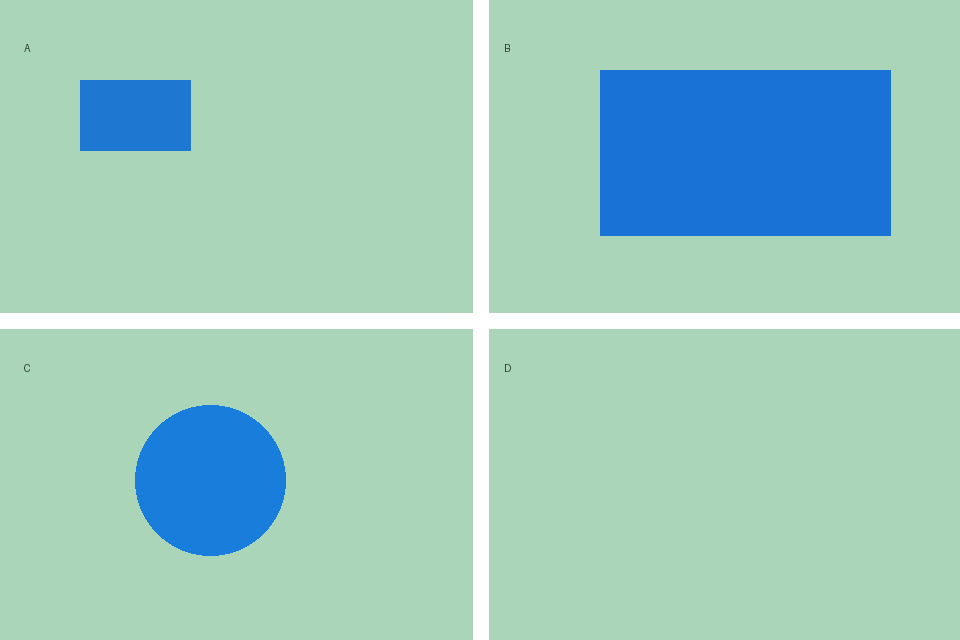
#> input picture simulated_field.png, 960 x 640 px
$ python vision_demo.py simulated_field.png
#> lines starting #> are read from the running program, lines starting #| are printed output that depends on the picture; after the words box and inside, x2 and y2 are one past the last pixel; in counts of white or black regions, pixels touching at a corner belong together
#> in main, image is the input picture: PIL image 960x640 RGB; mean R, G, B 156.1, 203.3, 190.7
"""Detect blue color blocks used to simulate flooded areas."""

from __future__ import annotations

import argparse
import json
from pathlib import Path

import numpy as np
from PIL import Image, ImageDraw, ImageFont


REGIONS = ("top_left", "top_right", "bottom_left", "bottom_right")


def severity(ratio: float) -> str:
    if ratio >= 0.20:
        return "warning"
    if ratio >= 0.05:
        return "watch"
    return "normal"


def analyze(image: Image.Image) -> tuple[dict, Image.Image]:
    rgb = np.asarray(image.convert("RGB"))
    red, green, blue = rgb[..., 0], rgb[..., 1], rgb[..., 2]
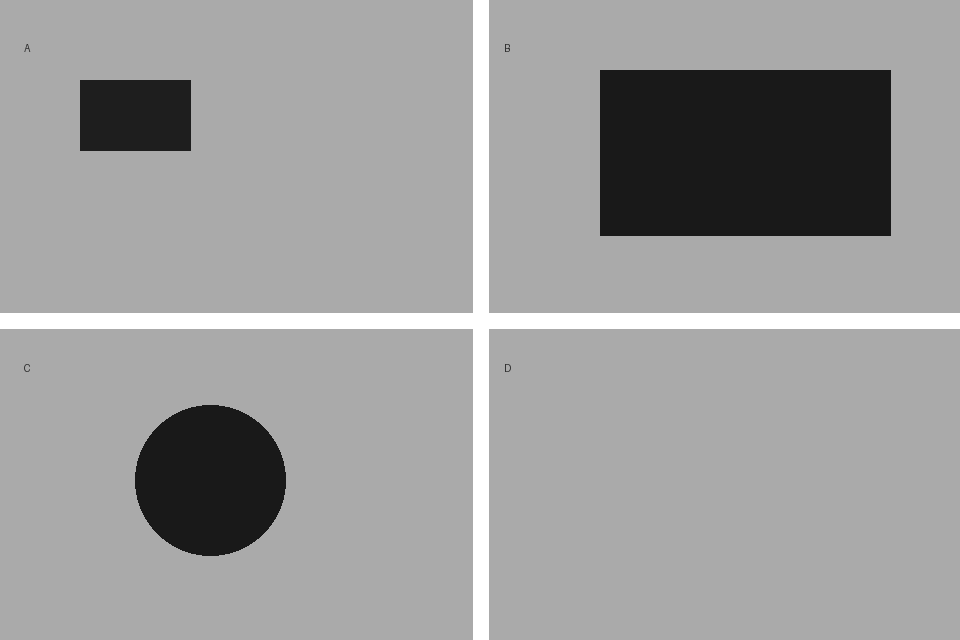
#> red: shape (640, 960); min 25, max 255, mean 156.1
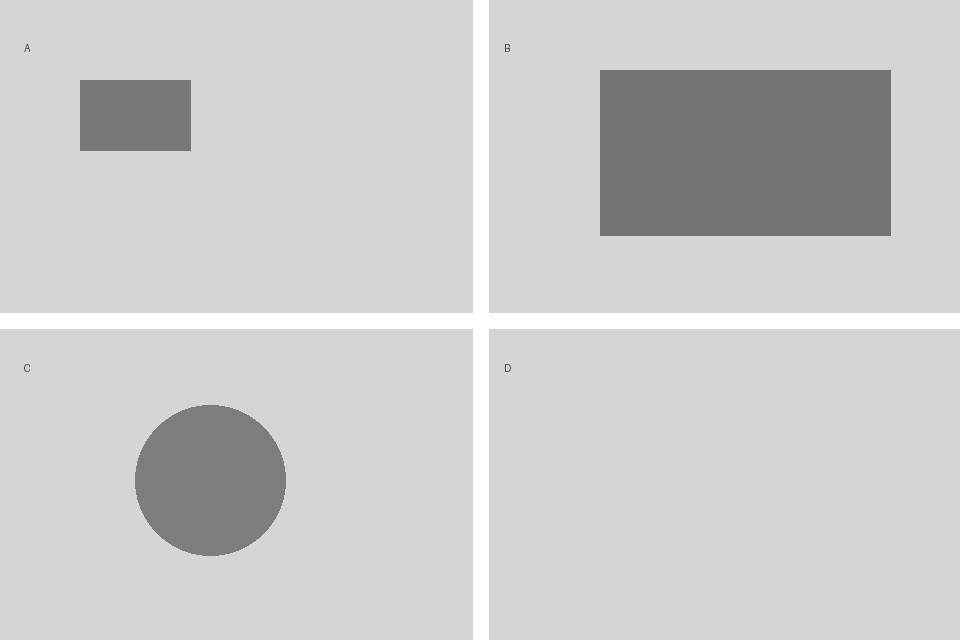
#> green: shape (640, 960); min 67, max 255, mean 203.3
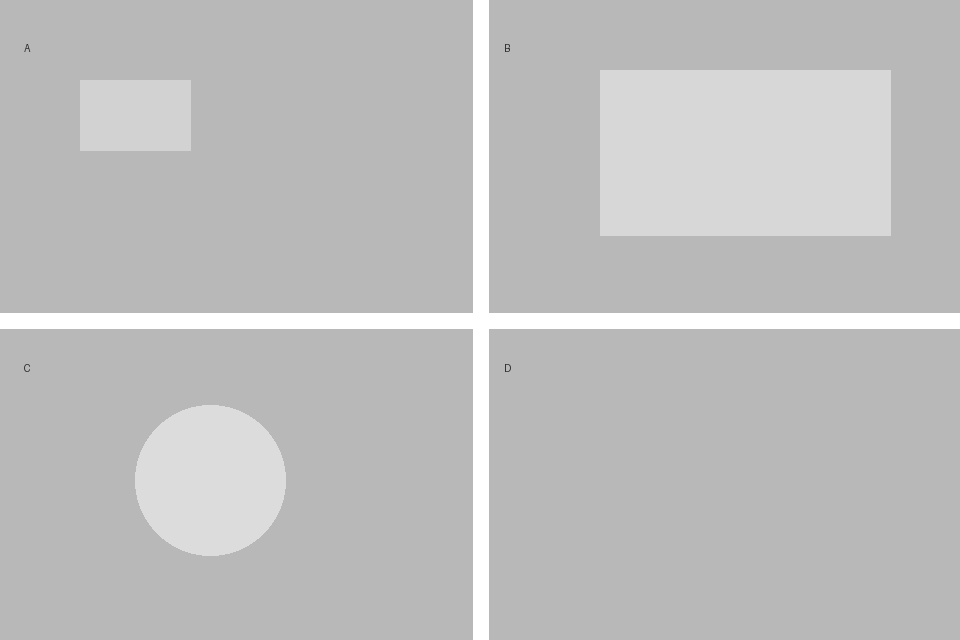
#> blue: shape (640, 960); min 47, max 255, mean 190.7
    mask = (blue > 110) & (blue > red * 1.25) & (blue > green * 1.12)
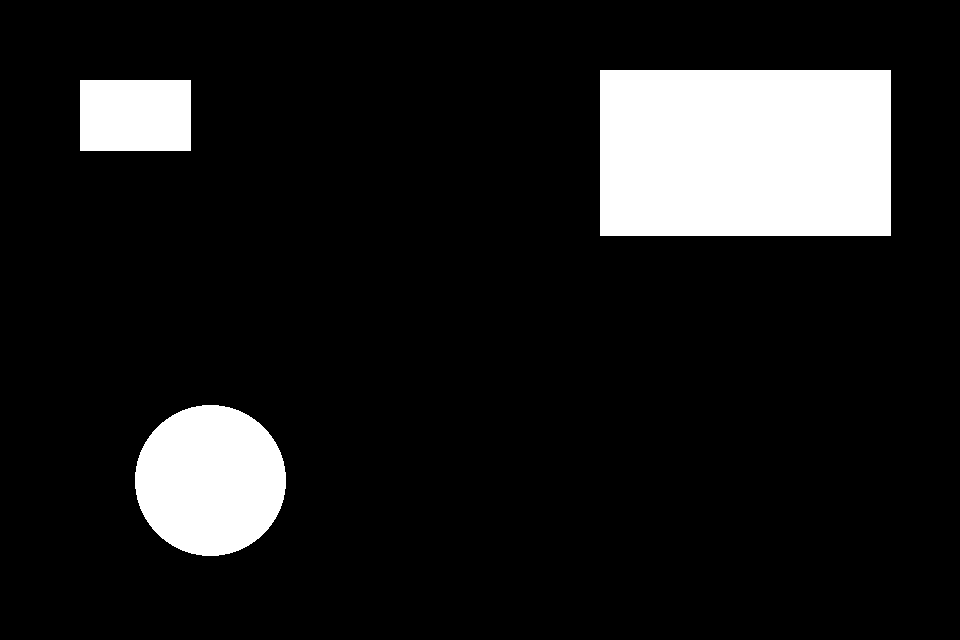
#> mask: shape (640, 960) bool; 12.1% white; 3 white regions, box (x1, y1, x2, y2) and area: (600, 70, 891, 236) 48306, (135, 405, 286, 556) 17881, (80, 80, 191, 151) 7881

    height, width = mask.shape
#> height = 640; width = 960
    boxes = (
        (0, 0, width // 2, height // 2),
        (width // 2, 0, width, height // 2),
        (0, height // 2, width // 2, height),
        (width // 2, height // 2, width, height),
    )
    annotated = image.copy()
    regions = []
    for name, (x1, y1, x2, y2) in zip(REGIONS, boxes):
        region_mask = mask[y1:y2, x1:x2]
        ratio = float(np.count_nonzero(region_mask)) / float(region_mask.size)
        level = severity(ratio)
        regions.append({"region": name, "blue_ratio": round(ratio, 4), "level": level})
        color = {"normal": (50, 160, 70), "watch": (230, 150, 10), "warning": (215, 35, 35)}[level]
        draw = ImageDraw.Draw(annotated)
        draw.rectangle((x1, y1, x2 - 1, y2 - 1), outline=color, width=4)
        draw.text((x1 + 12, y1 + 12), f"{name}: {ratio:.1%} {level}", fill=color, font=ImageFont.load_default())
#> this loop made 4 passes
#> (ratio, level, color) on passes 1 to 4: (0.0513, 'watch', (230, 150, 10)), (0.314, 'warning', (215, 35, 35)), (0.116, 'watch', (230, 150, 10)), (0, 'normal', (50, 160, 70))
#> pass 1, in analyze, `region_mask = mask[y1:y2, x1:x2]`:
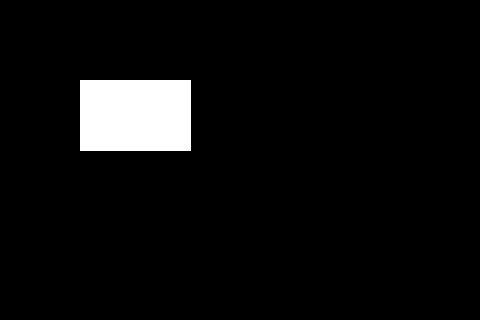
#> region_mask: shape (320, 480) bool; 5.1% white; 1 white region, box (x1, y1, x2, y2) and area: (80, 80, 191, 151) 7881
#> pass 3, in analyze, `region_mask = mask[y1:y2, x1:x2]`:
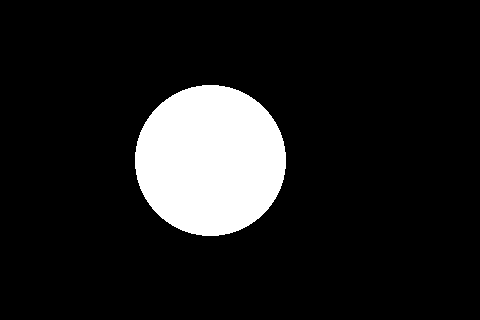
#> region_mask: shape (320, 480) bool; 11.6% white; 1 white region, box (x1, y1, x2, y2) and area: (135, 85, 286, 236) 17881
#> after the loop:
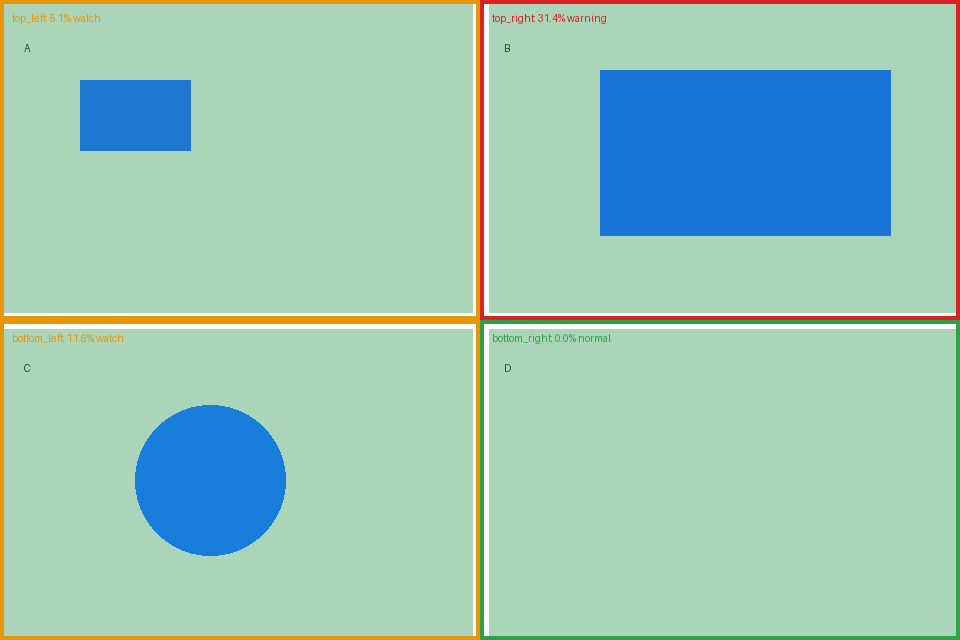
#> annotated: PIL image 960x640 RGB; mean R, G, B 154.8, 198.6, 182.7
#> after the loop: region_mask: shape (320, 480) bool; every value is 0
#> after the loop, regions = 4 items

    worst = max(regions, key=lambda item: item["blue_ratio"])
#> worst = {'region': 'top_right', 'blue_ratio': 0.315, 'level': 'warning'}
    result = {
        "method": "RGB blue-block simulation",
        "disclaimer": "Color blocks simulate standing water; this is not real-field water recognition.",
        "image_size": {"width": width, "height": height},
        "regions": regions,
        "highest_risk_region": worst["region"],
        "highest_blue_ratio": worst["blue_ratio"],
        "overall_level": worst["level"],
    }
    return result, annotated


def main() -> None:
    parser = argparse.ArgumentParser(description=__doc__)
    parser.add_argument("image", type=Path)
    parser.add_argument("--output-image", type=Path)
    parser.add_argument("--output-json", type=Path)
    args = parser.parse_args()

    try:
        image = Image.open(args.image).convert("RGB")
    except OSError as exc:
        raise SystemExit(f"Cannot read image: {args.image}") from exc
    result, annotated = analyze(image)
#> result = 7 items

    payload = json.dumps(result, ensure_ascii=False, indent=2)
    print(payload)
#> (printed output is left out)
    if args.output_image:
        args.output_image.parent.mkdir(parents=True, exist_ok=True)
        annotated.save(args.output_image)
    if args.output_json:
        args.output_json.parent.mkdir(parents=True, exist_ok=True)
        args.output_json.write_text(payload + "\n", encoding="utf-8")


if __name__ == "__main__":
    main()
